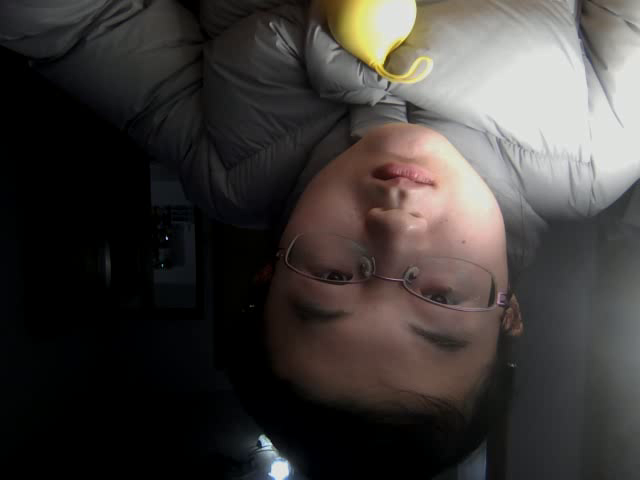
#> input picture frame 24 of learn_cv2/out.avi, 640 x 480 px, given in place of the camera
$ python cap_video.py
#> lines starting #> are read from the running program, lines starting #| are printed output that depends on the picture
import cv2 as cv

cap = cv.VideoCapture(0)
if not cap.isOpened():
    exit()

fourcc = cv.VideoWriter_fourcc(*'XVID')
out = cv.VideoWriter('out.avi', fourcc, 20.0, (640, 480))

while True:
    ret, frame = cap.read()
#> frame is the input picture: shape (480, 640, 3); mean B, G, R 57, 59.3, 63.2

    if not ret:
        print("can't receive frame")
        break

    frame = cv.flip(frame, 0)
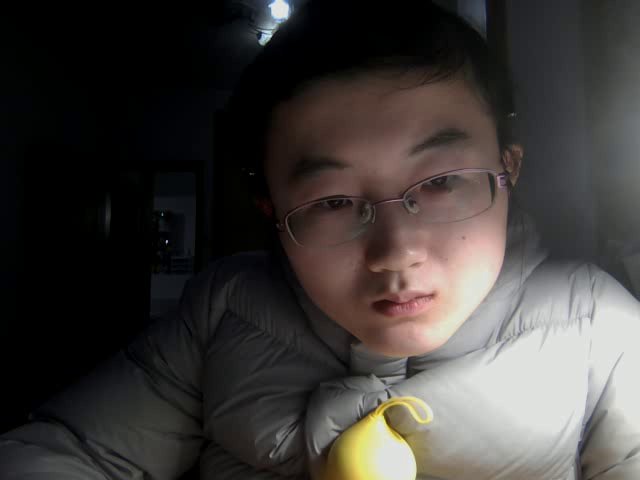
#> frame: shape (480, 640, 3); mean B, G, R 57, 59.3, 63.2

    out.write(frame)

    gray = cv.cvtColor(frame, cv.COLOR_BGR2GRAY)
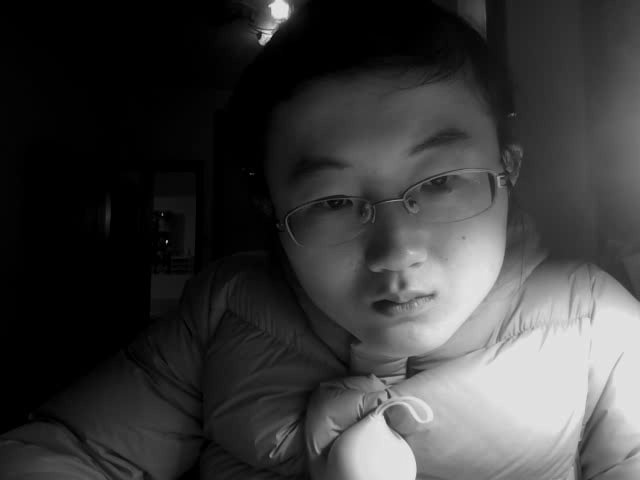
#> gray: shape (480, 640); min 0, max 236, mean 60.1
    cv.imshow('frame', gray)

    if cv.waitKey(1) == ord('q'):
#> (key q is pressed here)
        break

cap.release()
out.release()
cv.destroyAllWindows()

$ run again, starting later in the video
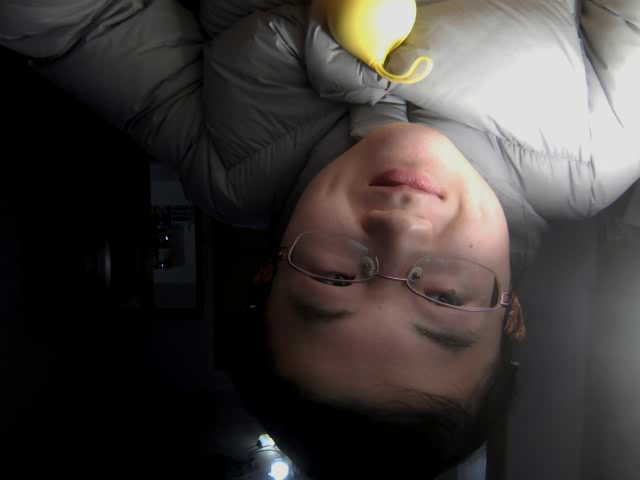
#> input picture frame 108 of learn_cv2/out.avi, 640 x 480 px, given in place of the camera
#> frame is the input picture: shape (480, 640, 3); mean B, G, R 56.8, 59.2, 63.5
#> `frame = cv.flip(frame, 0)`:
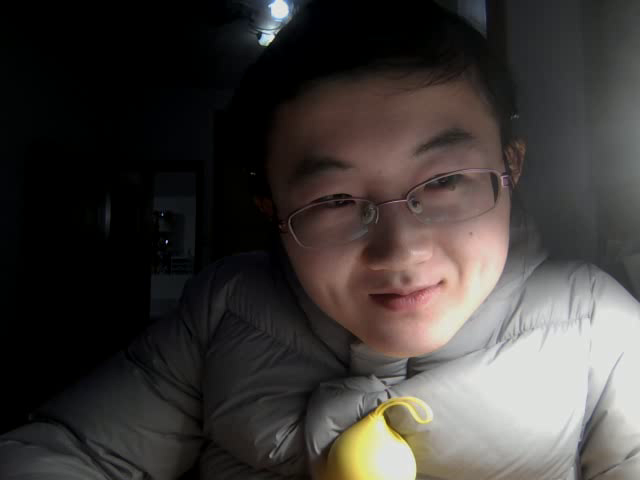
#> frame: shape (480, 640, 3); mean B, G, R 56.8, 59.2, 63.5
#> `gray = cv.cvtColor(frame, cv.COLOR_BGR2GRAY)`:
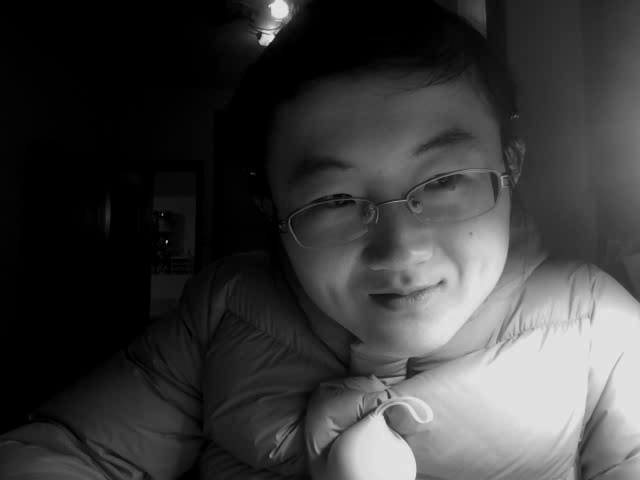
#> gray: shape (480, 640); min 0, max 237, mean 60.2

$ run again, starting later in the video
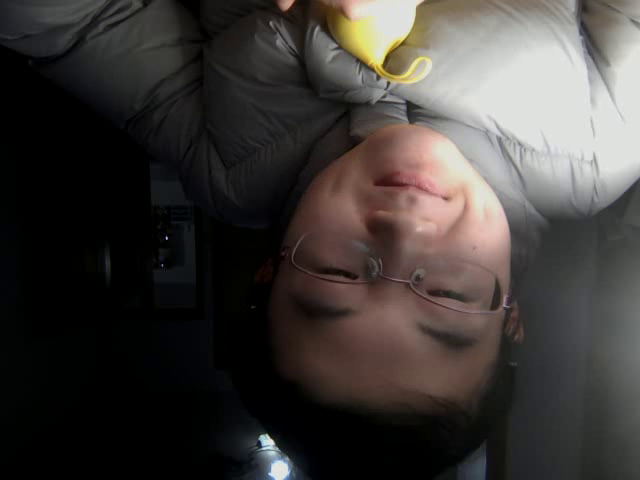
#> input picture frame 193 of learn_cv2/out.avi, 640 x 480 px, given in place of the camera
#> frame is the input picture: shape (480, 640, 3); mean B, G, R 56.5, 59, 63.4
#> `frame = cv.flip(frame, 0)`:
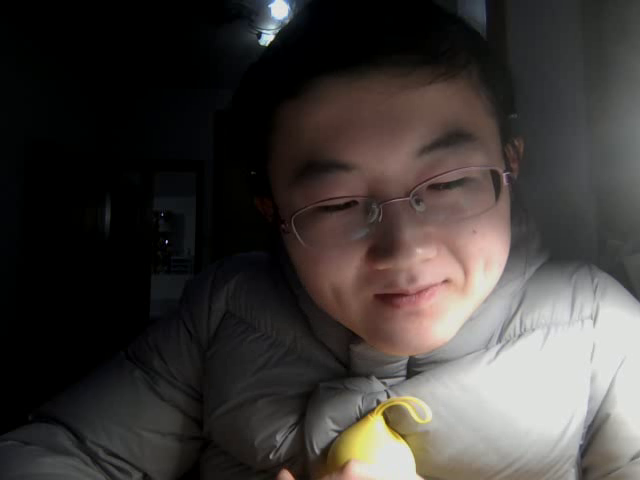
#> frame: shape (480, 640, 3); mean B, G, R 56.5, 59, 63.4
#> `gray = cv.cvtColor(frame, cv.COLOR_BGR2GRAY)`:
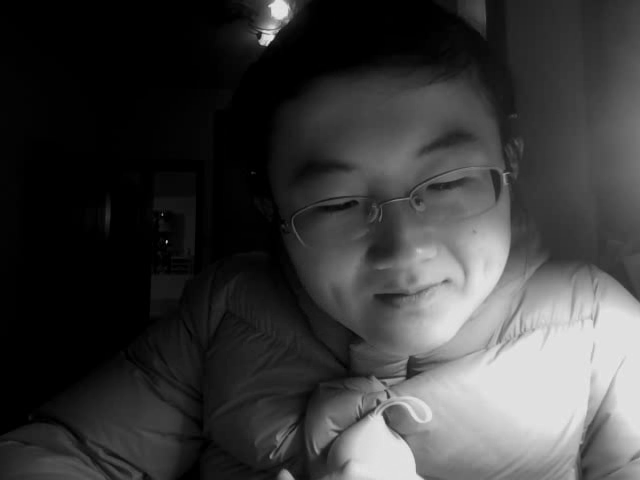
#> gray: shape (480, 640); min 0, max 233, mean 60
